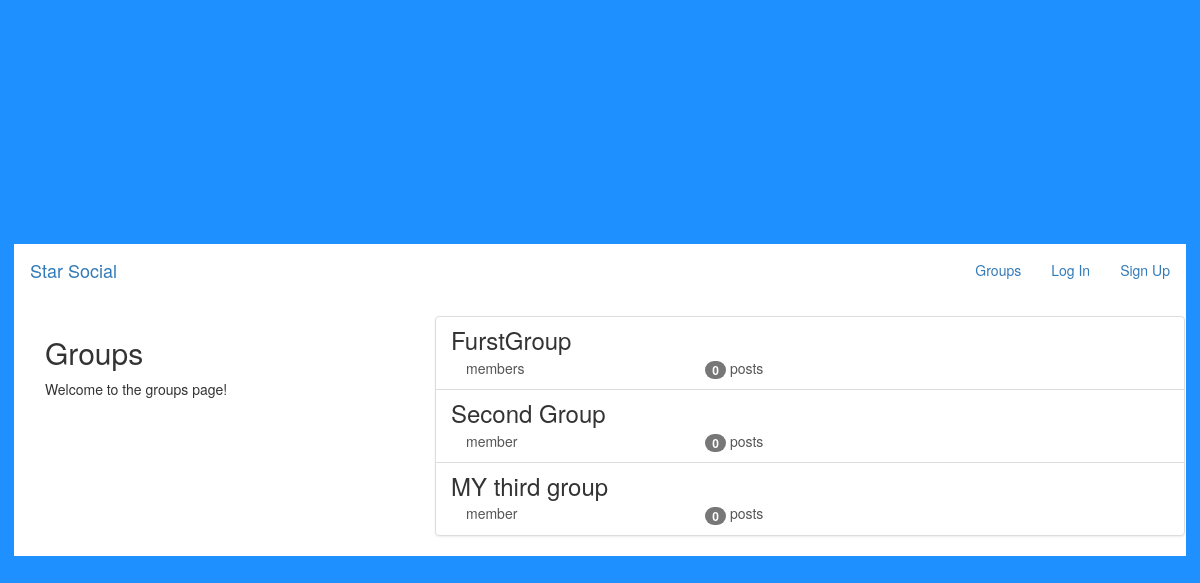
The app's page /groups/ with its own data.
### groups/models.py (models this page shows, shortened)
class Group(models.Model):
    name = models.CharField(max_length=255,unique=True)
    slug = models.SlugField(allow_unicode=True,unique=True)
    description = models.TextField(blank=True,default='')
    description_html = models.TextField(editable=False,default='',blank=True)
    members = models.ManyToManyField(User,through='GroupMember')

### groups/views.py (the view)
# urls.py: path('', views.ListGroups.as_view(), name="all"),
class ListGroups(generic.ListView):
    model = Group

### groups/templates/groups/group_list.html (shortened to what this page needs)
<!DOCTYPE html>
{% extends "groups/group_base.html" %}
{% block pregroup %}
    <div class="col-md-4">
        <div class="content">
            <h2>Groups</h2>
            <p>Welcome to the groups page!</p>
        </div>
    </div>
{% endblock %}
{% block group_content %}
    <div class="col-md-8">
        <div class="list-group">
            {% for group in object_list %}
                <a class="list-group-item" href="{% url 'groups:single' slug=group.slug %}">
                    <h3 class="title list-group-item-heading">{{group.name}}</h3>
                    <div class="list-group-item-text container-fluid">
                        <div class="row">
                            <div class="col-md-4">
                                member{{group.members.count|pluralize}}
                            </div>
                            <div class="col-md-4">
                                <span class="badge">{{group.posts.count}}</span>
                                post{{group.posts.count|pluralize}}
                            </div>
                        </div>
                    </div>
                </a>
            {% endfor %}
        </div>
    </div>
{% endblock %}

### static/simplesocial/css/master.css (style rules this page uses)
:root { --bubbles: url('https://contentservice.mc.reyrey.net/image_v1.0.0/?id=fd9933b3-b13a-51d7-bd23-72e3cce8d659&637975576050571648'); }
html { display: grid; place-items: center; min-height: 100vh; background: url('https://contentservice.mc.reyrey.net/image_v1.0.0/?id=80ff633d-8eaa-5f01-95bd-081b34086bb7&637975571952246836'), dodgerblue; background-size: auto auto; background-position: 50% 100%; background-repeat: no-repeat; background-attachment: fixed; FONT-FAMILY: SYSTEM-UI; }
body { margin: 0; padding: 0; }

### records on screen
Group: name "FurstGroup", posts.count "0"
Group: name "Second Group", posts.count "0"
Group: name "MY third group", posts.count "0"
